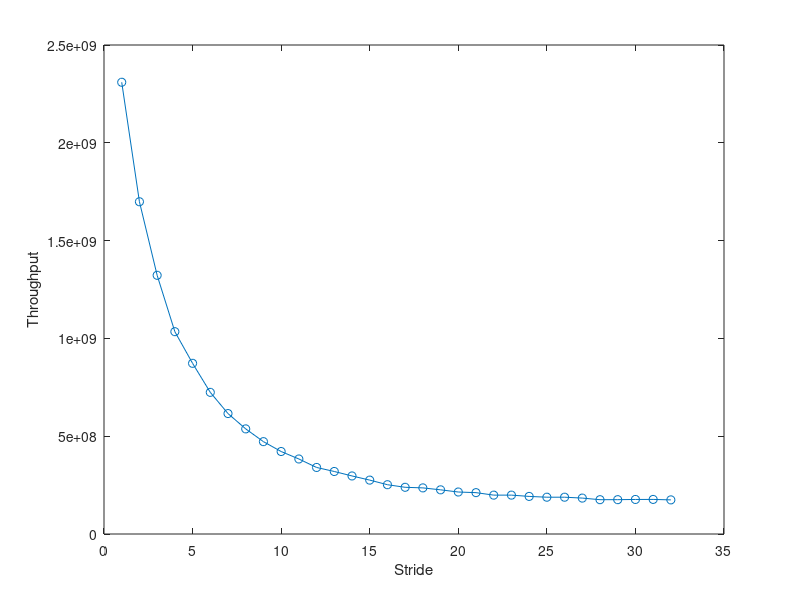

Write MATLAB code to recreate this figure.
% produce a plot of the timing data for a run of matrix_timing.c
% run in GNU Octave or Matlab
rng = 1:32;                             % how many rows to plot

d=load('timing_data.dat');
plot(d(rng,1),d(rng,2),'o-');
xlabel('Stride');
ylabel('Throughput');
print -dpng throughput.png
